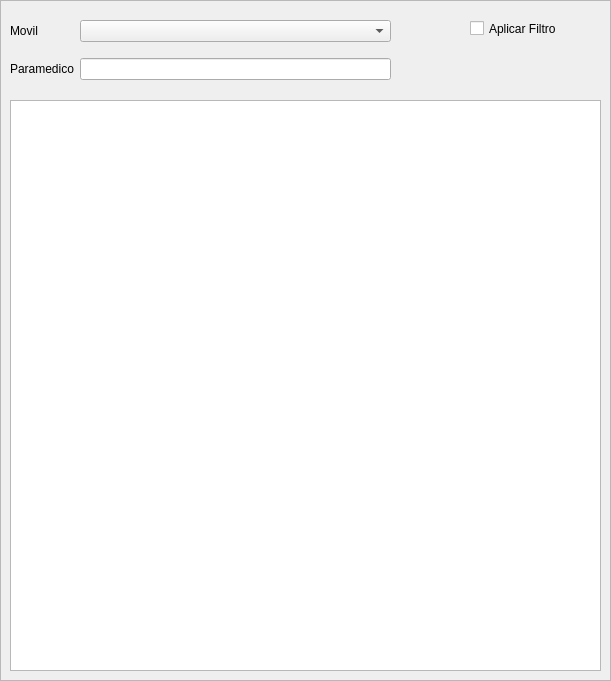
     <widget class="QFrame" name="idm_frm_1">
      <property name="geometry">
       <rect>
        <x>10</x>
        <y>50</y>
        <width>611</width>
        <height>681</height>
       </rect>
      </property>
      <property name="frameShape">
       <enum>QFrame::StyledPanel</enum>
      </property>
      <property name="frameShadow">
       <enum>QFrame::Raised</enum>
      </property>
      <widget class="QTableView" name="idm_tlbv_1">
       <property name="geometry">
        <rect>
         <x>10</x>
         <y>100</y>
         <width>591</width>
         <height>571</height>
        </rect>
       </property>
      </widget>
      <widget class="QWidget" name="gridLayoutWidget_4">
       <property name="geometry">
        <rect>
         <x>10</x>
         <y>10</y>
         <width>381</width>
         <height>80</height>
        </rect>
       </property>
       <layout class="QGridLayout" name="idm_glay_1">
        <item row="0" column="1">
         <widget class="QComboBox" name="idm_comb_movil"/>
        </item>
        <item row="0" column="0">
         <widget class="QLabel" name="idm_lbl_2">
          <property name="text">
           <string>Movil</string>
          </property>
         </widget>
        </item>
        <item row="1" column="0">
         <widget class="QLabel" name="idm_lbl_3">
          <property name="text">
           <string>Paramedico</string>
          </property>
         </widget>
        </item>
        <item row="1" column="1">
         <widget class="QLineEdit" name="idm_let_paramedico"/>
        </item>
       </layout>
      </widget>
      <widget class="QCheckBox" name="idm_ckb_filtromedicos">
       <property name="geometry">
        <rect>
         <x>470</x>
         <y>20</y>
         <width>121</width>
         <height>17</height>
        </rect>
       </property>
       <property name="text">
        <string>Aplicar Filtro</string>
       </property>
      </widget>
     </widget>
